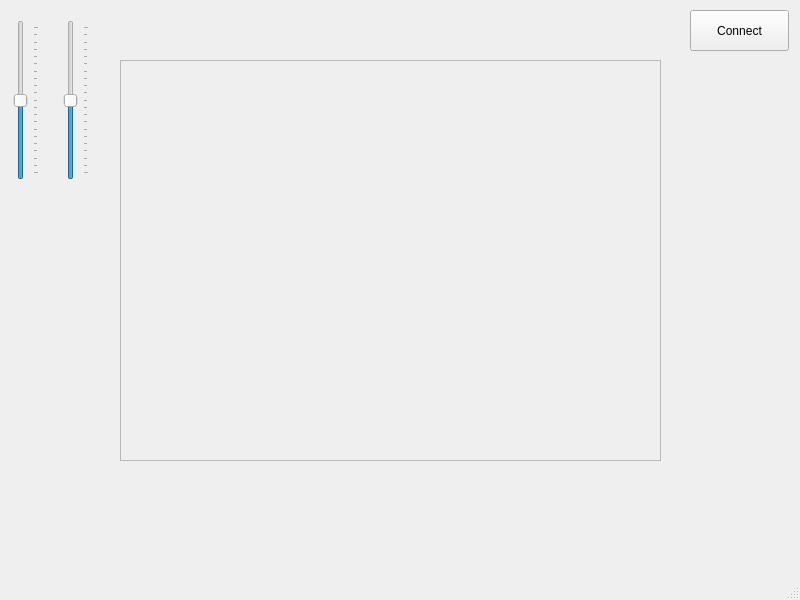
<?xml version="1.0" encoding="UTF-8"?>
<ui version="4.0">
 <class>Rover</class>
 <widget class="QMainWindow" name="Rover">
  <property name="geometry">
   <rect>
    <x>0</x>
    <y>0</y>
    <width>800</width>
    <height>600</height>
   </rect>
  </property>
  <property name="windowTitle">
   <string>MainWindow</string>
  </property>
  <widget class="QWidget" name="centralwidget">
   <widget class="QSlider" name="throttle_slider">
    <property name="geometry">
     <rect>
      <x>10</x>
      <y>20</y>
      <width>29</width>
      <height>160</height>
     </rect>
    </property>
    <property name="minimum">
     <number>-10</number>
    </property>
    <property name="maximum">
     <number>10</number>
    </property>
    <property name="orientation">
     <enum>Qt::Vertical</enum>
    </property>
    <property name="invertedAppearance">
     <bool>false</bool>
    </property>
    <property name="invertedControls">
     <bool>true</bool>
    </property>
    <property name="tickPosition">
     <enum>QSlider::TicksBelow</enum>
    </property>
    <property name="tickInterval">
     <number>1</number>
    </property>
   </widget>
   <widget class="QPushButton" name="connect_rover">
    <property name="geometry">
     <rect>
      <x>690</x>
      <y>10</y>
      <width>99</width>
      <height>41</height>
     </rect>
    </property>
    <property name="text">
     <string>Connect</string>
    </property>
   </widget>
   <widget class="QSlider" name="steering_slider">
    <property name="geometry">
     <rect>
      <x>60</x>
      <y>20</y>
      <width>29</width>
      <height>160</height>
     </rect>
    </property>
    <property name="minimum">
     <number>-10</number>
    </property>
    <property name="maximum">
     <number>10</number>
    </property>
    <property name="orientation">
     <enum>Qt::Vertical</enum>
    </property>
    <property name="invertedAppearance">
     <bool>false</bool>
    </property>
    <property name="invertedControls">
     <bool>true</bool>
    </property>
    <property name="tickPosition">
     <enum>QSlider::TicksBelow</enum>
    </property>
    <property name="tickInterval">
     <number>1</number>
    </property>
   </widget>
   <widget class="QFrame" name="videoframe">
    <property name="geometry">
     <rect>
      <x>120</x>
      <y>60</y>
      <width>541</width>
      <height>401</height>
     </rect>
    </property>
    <property name="frameShape">
     <enum>QFrame::StyledPanel</enum>
    </property>
    <property name="frameShadow">
     <enum>QFrame::Raised</enum>
    </property>
   </widget>
  </widget>
  <widget class="QMenuBar" name="menubar">
   <property name="geometry">
    <rect>
     <x>0</x>
     <y>0</y>
     <width>800</width>
     <height>25</height>
    </rect>
   </property>
  </widget>
  <widget class="QStatusBar" name="statusbar"/>
 </widget>
 <resources/>
 <connections/>
</ui>
